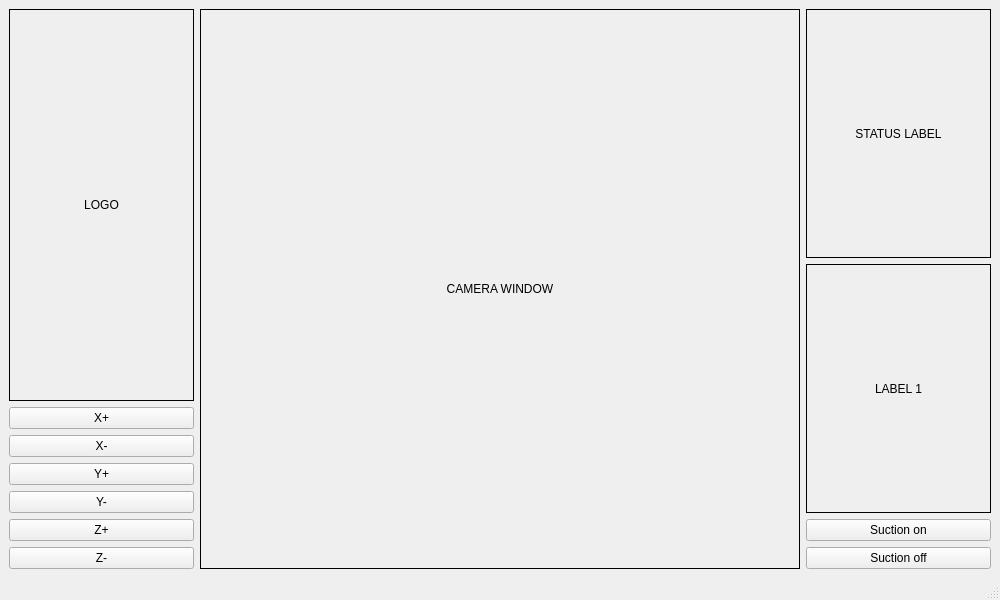
<?xml version="1.0" encoding="UTF-8"?>
<ui version="4.0">
 <class>MainWindow</class>
 <widget class="QMainWindow" name="MainWindow">
  <property name="geometry">
   <rect>
    <x>0</x>
    <y>0</y>
    <width>1000</width>
    <height>600</height>
   </rect>
  </property>
  <property name="windowTitle">
   <string>PyQt6 Layout Example</string>
  </property>
  <widget class="QWidget" name="centralwidget">
   <layout class="QHBoxLayout" name="horizontalLayout_main">
    <item>
     <layout class="QVBoxLayout" name="verticalLayout_left">
      <item>
       <widget class="QLabel" name="labelLogo">
        <property name="enabled">
         <bool>true</bool>
        </property>
        <property name="minimumSize">
         <size>
          <width>100</width>
          <height>80</height>
         </size>
        </property>
        <property name="frameShape">
         <enum>QFrame::Box</enum>
        </property>
        <property name="text">
         <string>LOGO</string>
        </property>
        <property name="alignment">
         <set>Qt::AlignCenter</set>
        </property>
       </widget>
      </item>
      <item>
       <widget class="QPushButton" name="pushButtonXplus">
        <property name="text">
         <string>X+</string>
        </property>
       </widget>
      </item>
      <item>
       <widget class="QPushButton" name="pushButtonXminus">
        <property name="text">
         <string>X-</string>
        </property>
       </widget>
      </item>
      <item>
       <widget class="QPushButton" name="pushButtonYplus">
        <property name="text">
         <string>Y+</string>
        </property>
       </widget>
      </item>
      <item>
       <widget class="QPushButton" name="pushButtonYminus">
        <property name="text">
         <string>Y-</string>
        </property>
       </widget>
      </item>
      <item>
       <widget class="QPushButton" name="pushButtonZplus">
        <property name="text">
         <string>Z+</string>
        </property>
       </widget>
      </item>
      <item>
       <widget class="QPushButton" name="pushButtonZminus">
        <property name="text">
         <string>Z-</string>
        </property>
       </widget>
      </item>
     </layout>
    </item>
    <item>
     <widget class="QLabel" name="labelCamera">
      <property name="minimumSize">
       <size>
        <width>600</width>
        <height>400</height>
       </size>
      </property>
      <property name="frameShape">
       <enum>QFrame::Box</enum>
      </property>
      <property name="text">
       <string>CAMERA WINDOW</string>
      </property>
      <property name="alignment">
       <set>Qt::AlignCenter</set>
      </property>
     </widget>
    </item>
    <item>
     <layout class="QVBoxLayout" name="verticalLayout_right">
      <item>
       <widget class="QLabel" name="labelStatus">
        <property name="minimumSize">
         <size>
          <width>120</width>
          <height>40</height>
         </size>
        </property>
        <property name="frameShape">
         <enum>QFrame::Box</enum>
        </property>
        <property name="text">
         <string>STATUS LABEL</string>
        </property>
        <property name="alignment">
         <set>Qt::AlignCenter</set>
        </property>
       </widget>
      </item>
      <item>
       <widget class="QLabel" name="label1">
        <property name="minimumSize">
         <size>
          <width>100</width>
          <height>40</height>
         </size>
        </property>
        <property name="frameShape">
         <enum>QFrame::Box</enum>
        </property>
        <property name="text">
         <string>LABEL 1</string>
        </property>
        <property name="alignment">
         <set>Qt::AlignCenter</set>
        </property>
       </widget>
      </item>
      <item>
       <widget class="QPushButton" name="suctionOnButton">
        <property name="text">
         <string>Suction on</string>
        </property>
       </widget>
      </item>
      <item>
       <widget class="QPushButton" name="suctionOffButton">
        <property name="text">
         <string>Suction off</string>
        </property>
       </widget>
      </item>
     </layout>
    </item>
   </layout>
  </widget>
  <widget class="QMenuBar" name="menubar">
   <property name="geometry">
    <rect>
     <x>0</x>
     <y>0</y>
     <width>1000</width>
     <height>22</height>
    </rect>
   </property>
  </widget>
  <widget class="QStatusBar" name="statusbar"/>
 </widget>
 <resources/>
 <connections/>
</ui>
